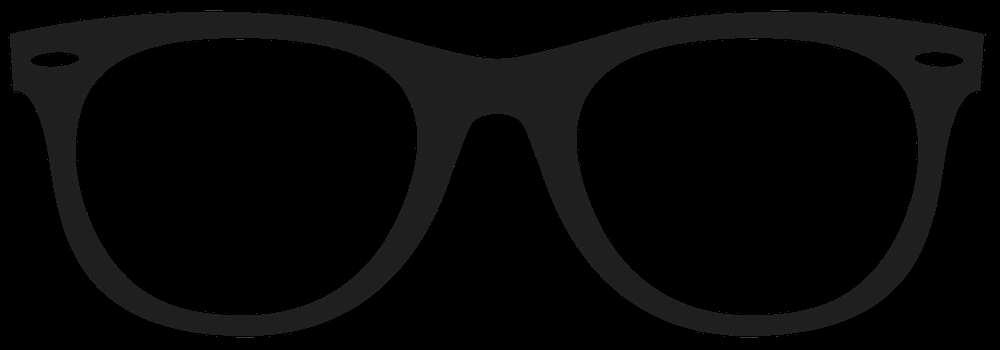
#> input picture Glasses-plain.png, 1000 x 350 px, shrunk from 5794 x 2029 before the run, given in place of the camera
$ python harris_corner_detector.py
#> lines starting #> are read from the running program, lines starting #| are printed output that depends on the picture; after the words box and inside, x2 and y2 are one past the last pixel; in counts of white or black regions, pixels touching at a corner belong together
#> further down, frame is the input picture: shape (350, 1000, 3); min 0, max 85, mean 7.2
import cv2
import numpy as np
# sobel kernels

Sx = np.array([[1, 0, -1], [2, 0, -2], [1, 0, -1]])
Sy = Sx.T

# Gaussian kernel

G = np.array([[1, 2, 1], [2, 4, 2], [1, 2, 1]]) / 16


# Corner Resposne Function


def corner_response(image, k, Sx=Sx, Sy=Sy):
    # computing first derivatives
#> called with k = 1e-05, Sx = array of shape (3, 3), Sy = array of shape (3, 3)
    dx = cv2.filter2D(image, ddepth=-1, kernel=Sx)
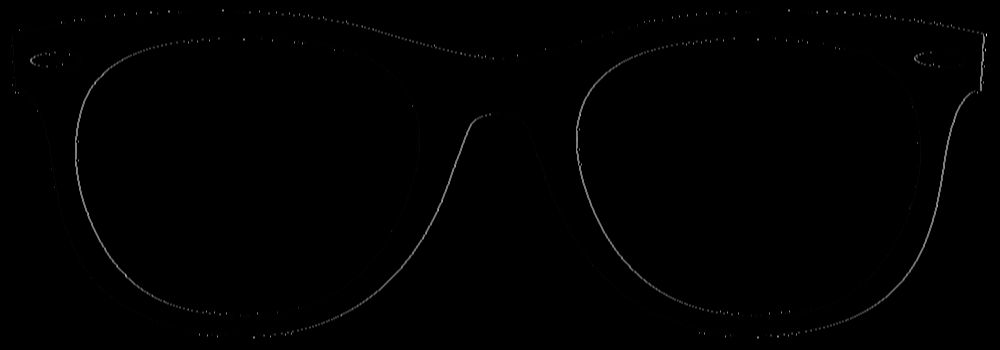
#> dx: shape (350, 1000); min 0, max 233, mean 1
    dy = cv2.filter2D(image, ddepth=-1, kernel=Sy)
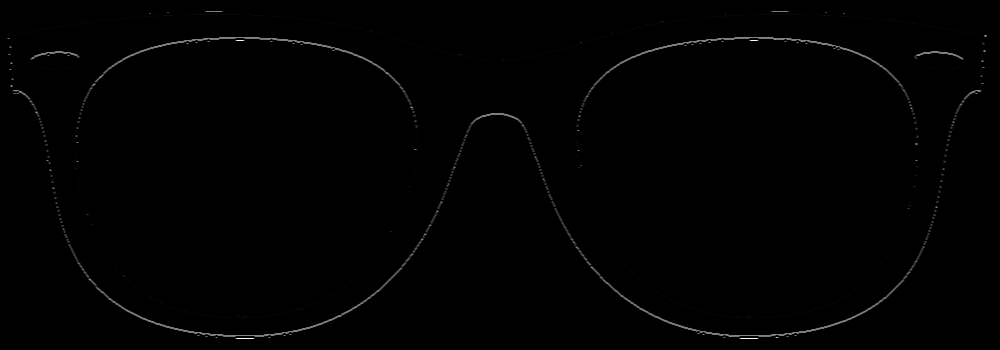
#> dy: shape (350, 1000); min 0, max 252, mean 1.4

    # Gaussian Filter
    A = cv2.filter2D(dx * dx, ddepth=-1, kernel=G)
    B = cv2.filter2D(dy * dy, ddepth=-1, kernel=G)
    C = cv2.filter2D(dx * dy, ddepth=-1, kernel=G)

    # Compute Corner response at all pixels
    return (A * B - (C * C)) - k * (A + B) * (A + B)
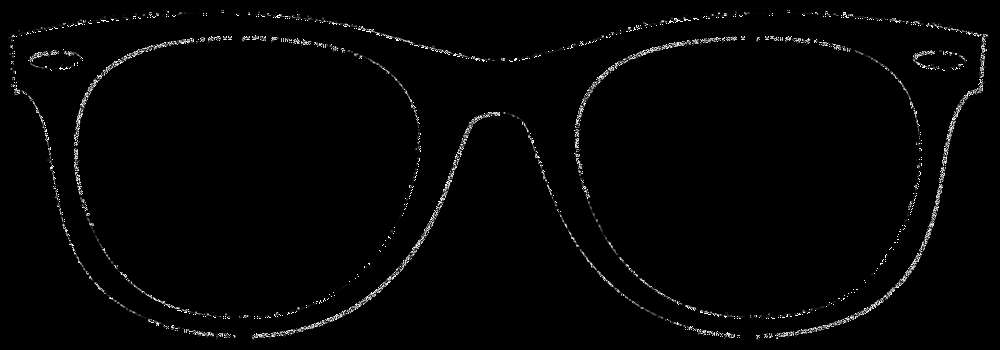
#> returned value: shape (350, 1000) float64; min -0.576, max 255, mean 4.5; drawn with min black and max white


# harris corner Function
k = 0.05


def get_harris_corners(image, k=k):
    # compute corner response
    R = corner_response(image, k)

    # find centroids
    ret, labels, stats, centroids = cv2.connectedComponentsWithStats(
        np.uint8(R > 1e-2))
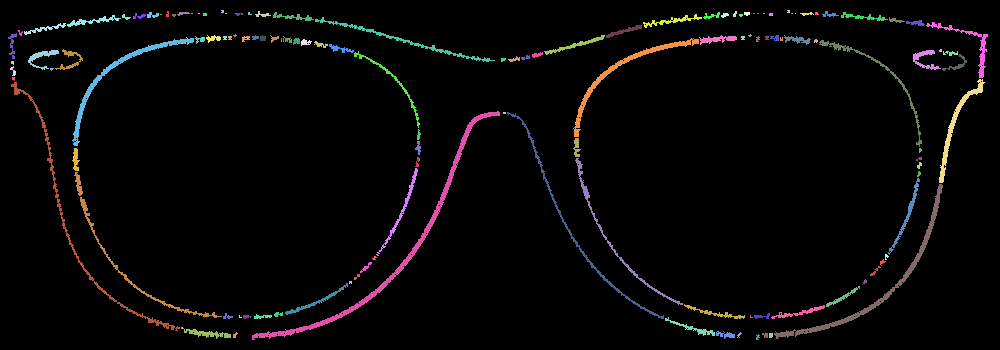
#> labels: shape (350, 1000) int32; 133 distinct labels, from 0 to 132; one colour per label, 0 black
#> ret = 133; stats = 133 rows, first 6: [0, 0, 1000, 350, 334669], [166, 11, 3, 6, 14], [221, 10, 3, 3, 8], [255, 11, 16, 6, 43], [733, 11, 4, 6, 16], [787, 10, 3, 3, 8]; centroids = 133 pairs, first value 12.02 to 969.4, second value 11 to 336.7
    # define the criteria to stop and refine the corners
    criteria = (cv2.TERM_CRITERIA_EPS + cv2.TERM_CRITERIA_MAX_ITER, 100, 0.001)
    return cv2.cornerSubPix(image, np.float32(centroids), (9, 9), (-1, -1), criteria)


# get camera footage
camera = cv2.VideoCapture(0)
while True:
    _, frame = camera.read()
    cv2.imshow("faces", frame)

    # Get corners
    gray_image = cv2.cvtColor(frame, cv2.COLOR_BGR2GRAY)
    corners = get_harris_corners(gray_image, 0.00001)
#> corners = 133 pairs, first value 10.38 to 969.4, second value 10.41 to 336.6
    image_out = np.copy(frame)
    for x, y in corners:
        x = np.round(x).astype(int)
        y = np.round(y).astype(int)
        cv2.circle(image_out, (x, y), radius=3,
                   color=(0, 255, 0, 255), thickness=-1)
#> this loop made 133 passes
#> (x, y) on passes 1 to 12: (499, 175), (168, 12), (223, 10), (256, 13), (737, 13), (789, 10), (824, 12), (136, 14), (151, 13), (183, 13), (192, 13), (204, 10)
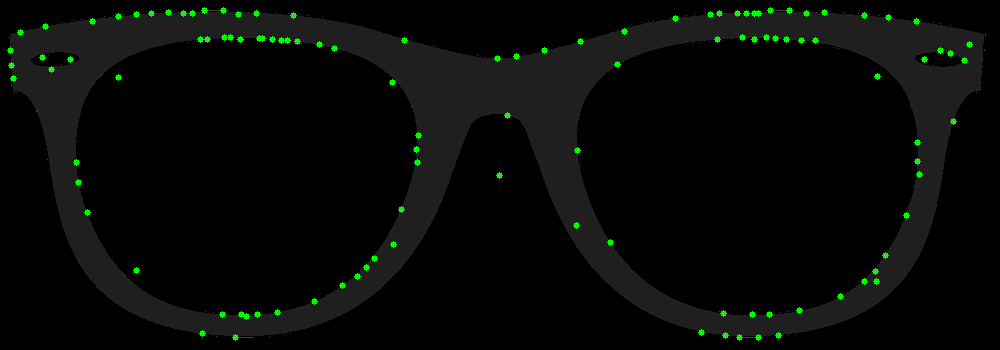
#> image_out: shape (350, 1000, 3); 0.95% of pixels changed, all inside (x1, y1, x2, y2) = (7, 7, 973, 341)
    cv2.imshow("output", image_out)

    if cv2.waitKey(1) == ord("q"):
#> (key q is pressed here)
        break
camera.release()
cv2.destroyAllWindows()

$ run again, on beach_sunglasses.png
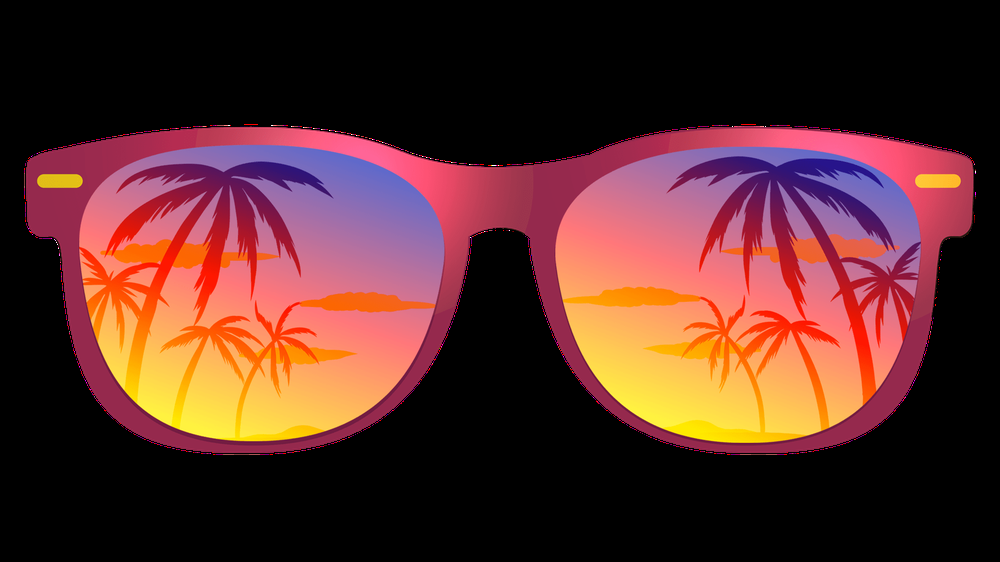
#> input picture beach_sunglasses.png, 1000 x 562 px, shrunk from 1920 x 1080 before the run, given in place of the camera
#> frame is the input picture: shape (562, 1000, 3); mean B, G, R 41.1, 44.9, 87
#> in get_harris_corners, `ret, labels, stats, centroids = cv2.connectedComponentsWithStats( np.u..`:
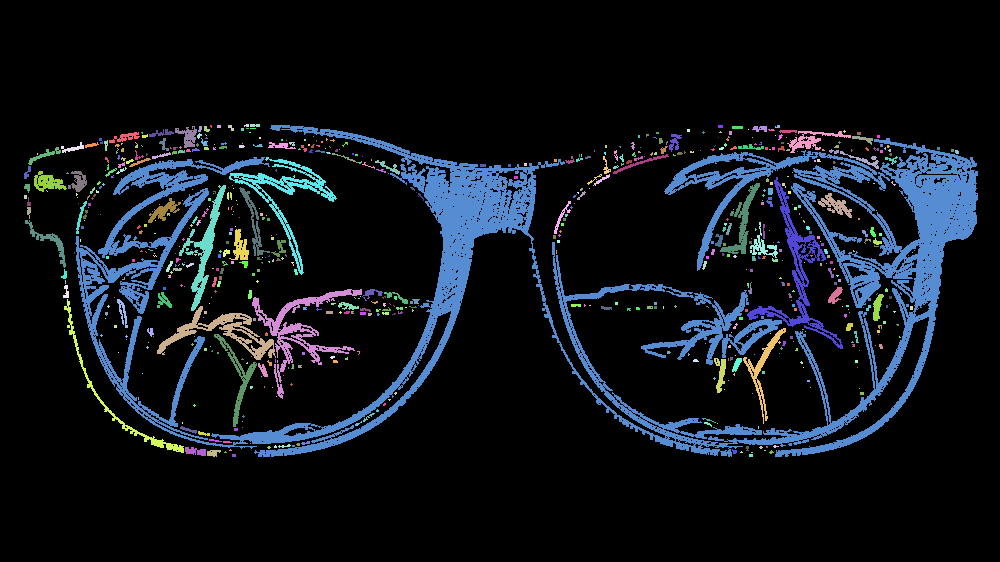
#> labels: shape (562, 1000) int32; 671 distinct labels, from 0 to 670; one colour per label, 0 black
#> ret = 671; stats = 671 rows, first 6: [0, 0, 1000, 562, 490395], [210, 125, 2, 3, 5], [217, 125, 4, 3, 12], [228, 125, 6, 6, 21], [244, 124, 5, 3, 12], [250, 124, 10, 3, 28]; centroids = 671 pairs, first value 25 to 956.5, second value 125 to 455
#> corners = 671 pairs, first value 24.54 to 959.2, second value 125.5 to 455
#> the loop `for x, y in corners:` made 671 passes
#> (x, y) on passes 1 to 3: (495, 282), (206, 127), (218, 126)
#> after the loop `for x, y in corners:`:
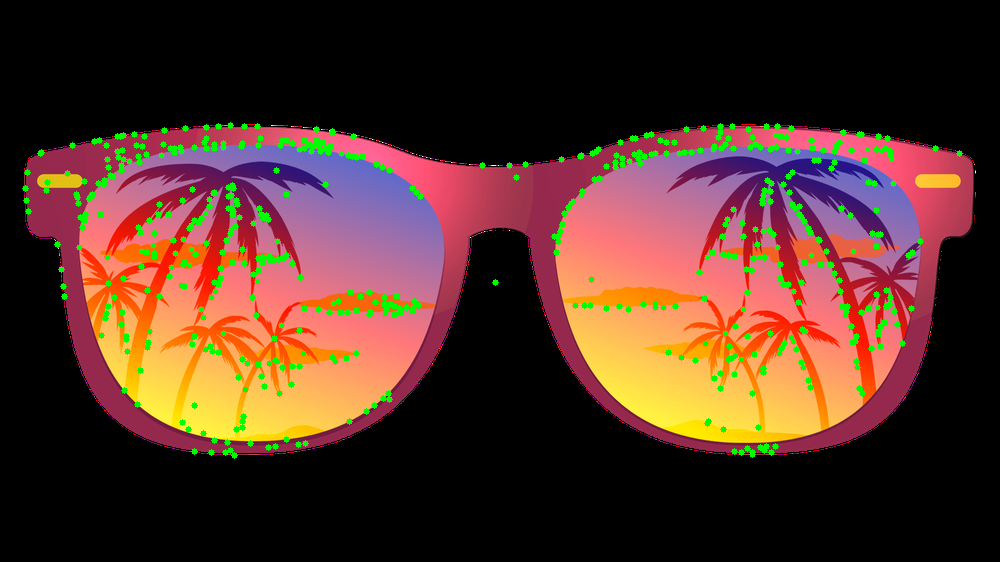
#> image_out: shape (562, 1000, 3); 2.85% of pixels changed, all inside (x1, y1, x2, y2) = (22, 122, 963, 459)

$ run again, on glasses.png
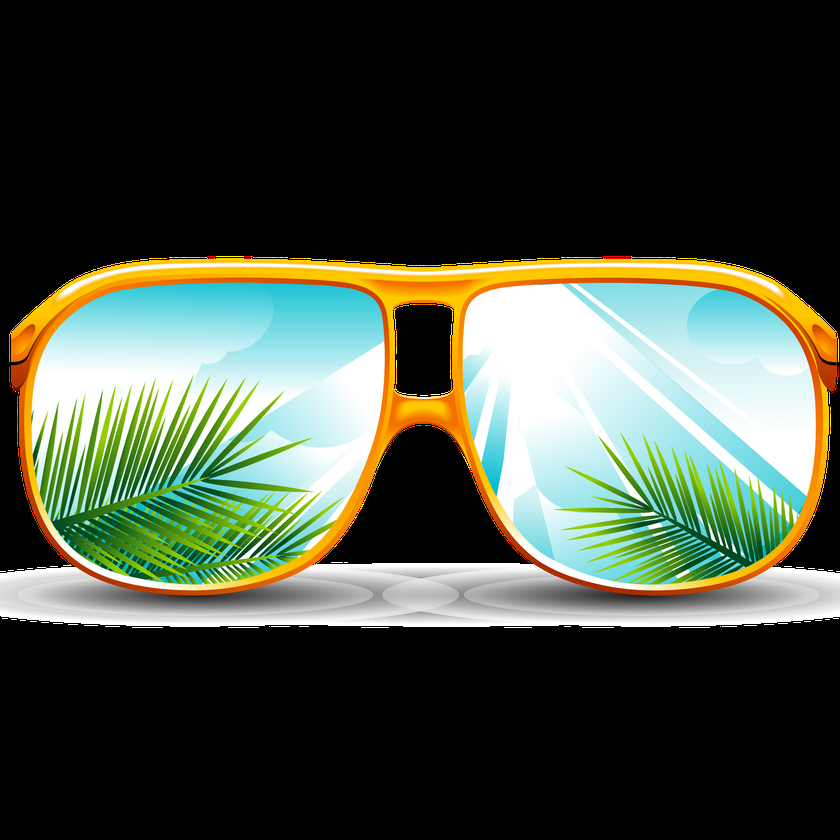
#> input picture glasses.png, 840 x 840 px, shrunk from 2144 x 2144 before the run, given in place of the camera
#> frame is the input picture: shape (840, 840, 3); mean B, G, R 62.8, 77.1, 69.7
#> in get_harris_corners, `ret, labels, stats, centroids = cv2.connectedComponentsWithStats( np.u..`:
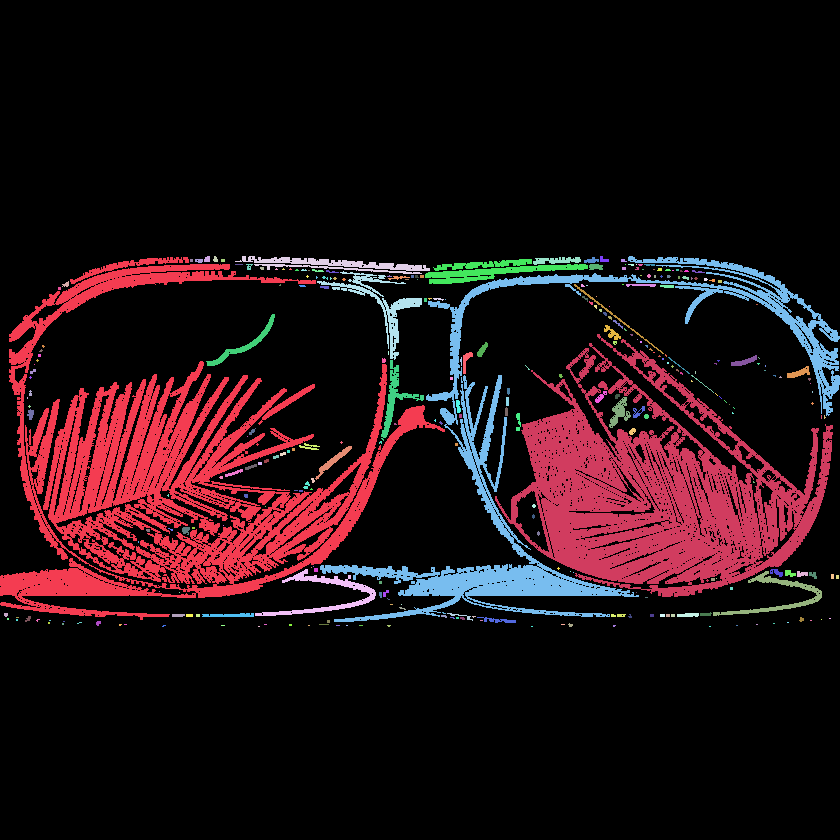
#> labels: shape (840, 840) int32; 295 distinct labels, from 0 to 294; one colour per label, 0 black
#> ret = 295; stats = 295 rows, first 6: [0, 0, 840, 840, 590963], [0, 257, 445, 363, 47937], [204, 256, 6, 6, 31], [213, 256, 5, 6, 22], [235, 256, 195, 18, 1351], [533, 257, 48, 8, 233]; centroids = 295 pairs, first value 5.5 to 837, second value 258.8 to 626
#> corners = 295 pairs, first value 13.87 to 829.5, second value 258.6 to 626
#> the loop `for x, y in corners:` made 295 passes
#> (x, y) on passes 1 to 3: (420, 410), (169, 472), (209, 259)
#> after the loop `for x, y in corners:`:
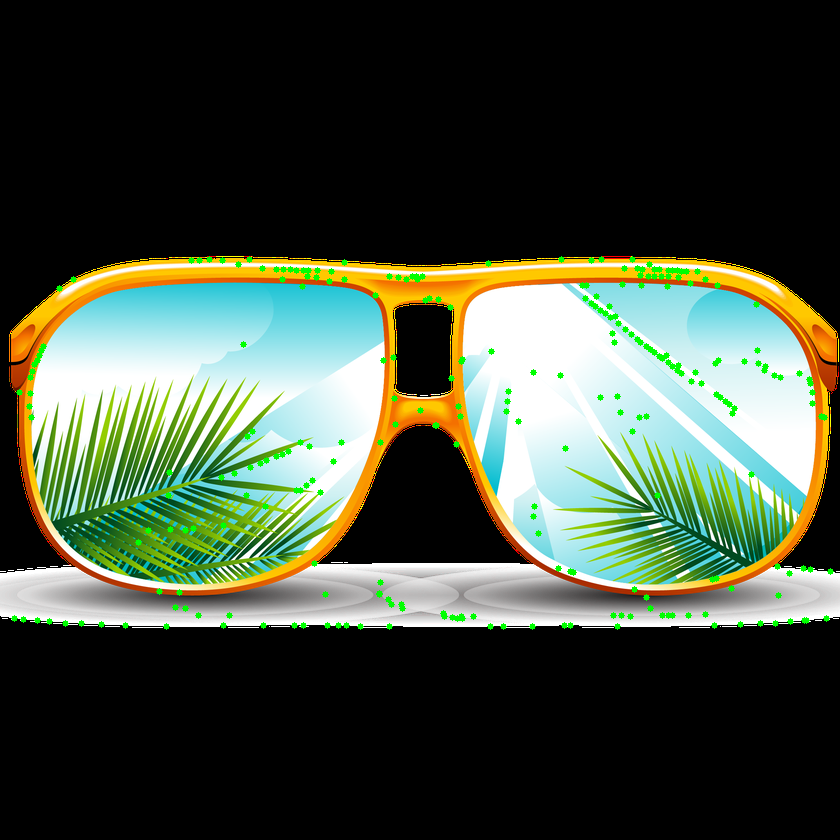
#> image_out: shape (840, 840, 3); 1.07% of pixels changed, all inside (x1, y1, x2, y2) = (11, 256, 834, 630)
